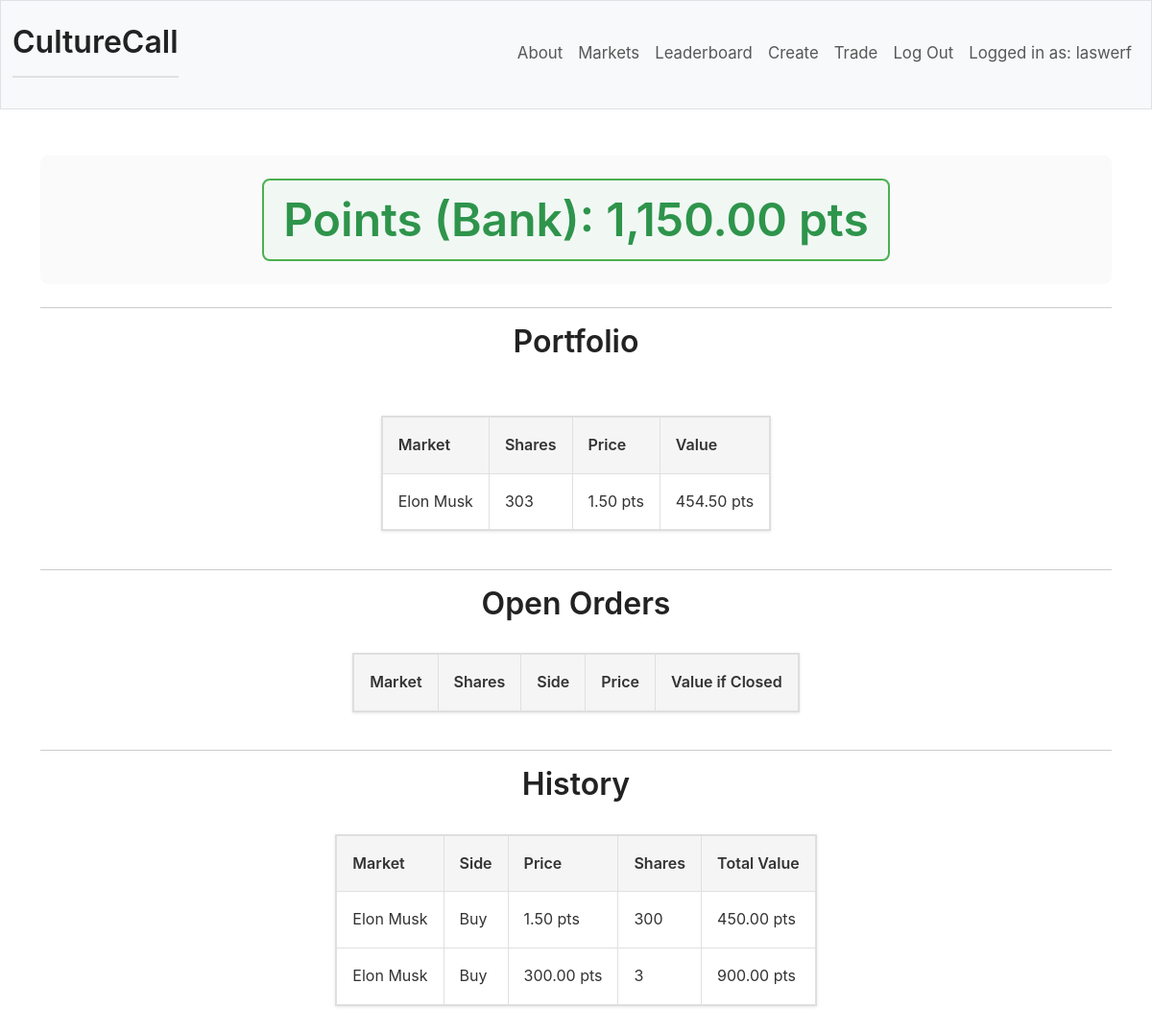
Before: / (signed in) with the older database file.
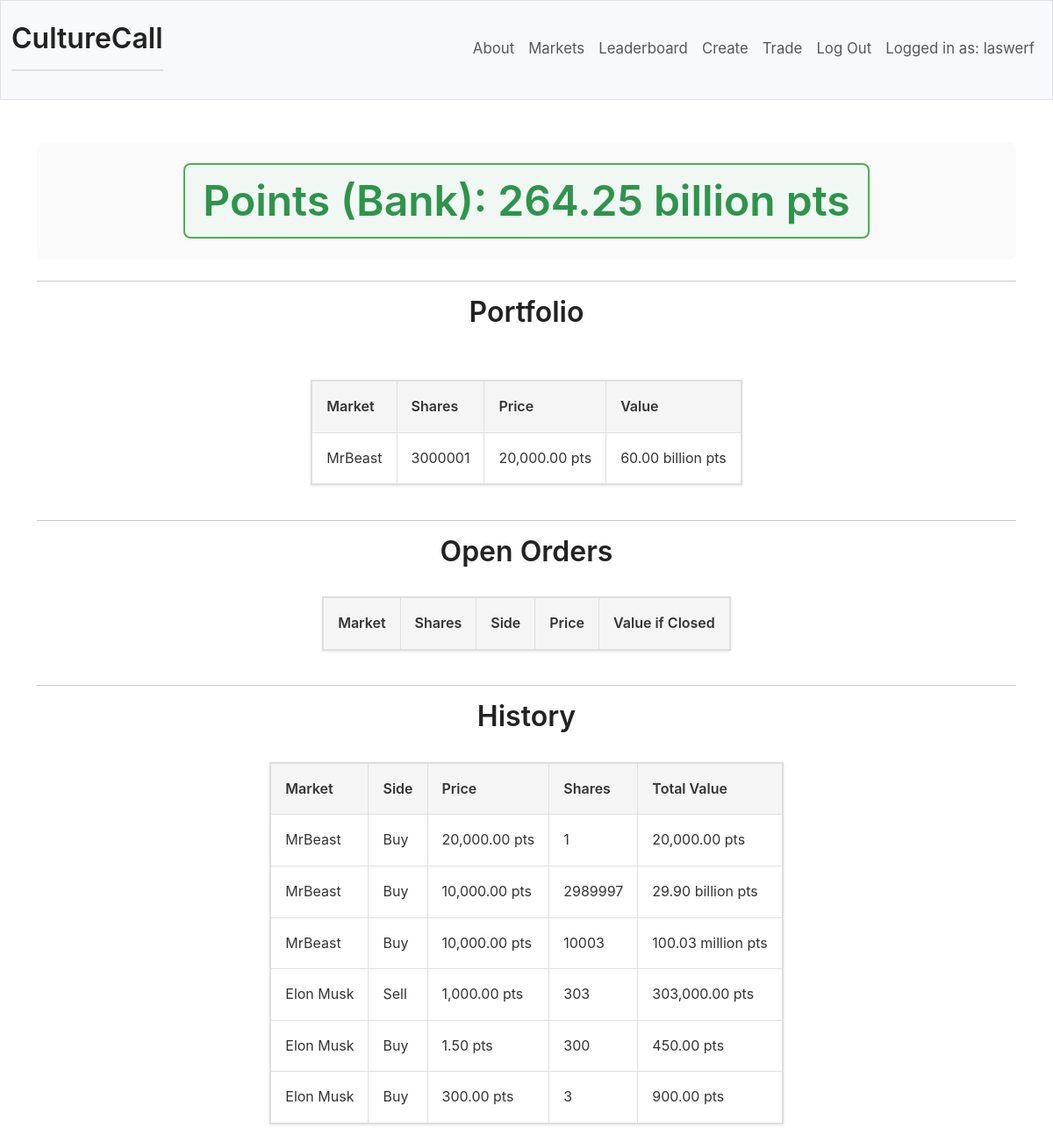
After: the same page with the newer database file.
### tables this page shows
CREATE TABLE users (
    id INTEGER PRIMARY KEY AUTOINCREMENT NOT NULL,
    username TEXT UNIQUE NOT NULL,
    hash TEXT NOT NULL,
    points NUMERIC NOT NULL DEFAULT 10000.00
);

CREATE TABLE portfolio (
    userId INTEGER NOT NULL,
    marketId INTEGER NOT NULL,
    sharesCount INTEGER NOT NULL DEFAULT 0,
    PRIMARY KEY (userId, marketId),
    FOREIGN KEY (userId) REFERENCES users(id),
    FOREIGN KEY (marketId) REFERENCES markets(id)
);

CREATE TABLE markets (    id INTEGER PRIMARY KEY AUTOINCREMENT NOT NULL,     title TEXT NOT NULL, ipo NUMERIC, ipo_shares_left INTEGER);

CREATE TABLE history (    id INTEGER PRIMARY KEY AUTOINCREMENT NOT NULL,    sellerId INTEGER,    marketId INTEGER,    buyerId INTEGER,    sharesCount INTEGER NOT NULL,    executePrice NUMERIC NOT NULL,    executeTime TEXT NOT NULL DEFAULT (datetime('now')),    FOREIGN KEY(marketId) REFERENCES markets(id),    FOREIGN KEY(sellerId) REFERENCES users(id),    FOREIGN KEY(buyerId) REFERENCES users(id));

### app.py (the view)
@app.route("/")
@login_required
def index():
    if not app.jinja_env.globals.get("username"):
        app.jinja_env.globals["username"] = db.execute("SELECT * FROM users WHERE id = ?", session["user_id"])[0]["username"]
    balance = db.execute("SELECT points FROM users WHERE id = ?", session["user_id"])[0]["points"]
    portfolio = db.execute("SELECT * FROM portfolio WHERE userId = ?", session["user_id"])
    open = db.execute("SELECT * FROM liveOrders WHERE initiatorId = ?", session["user_id"])
    history = db.execute("SELECT * FROM history WHERE sellerId = ? OR buyerId = ? ORDER BY executeTime DESC", session["user_id"], session["user_id"])
    print(history)
    for transaction in history:
        if transaction["sellerId"] == session["user_id"]:
            transaction["side"] = "Sell"
        else:
            transaction["side"] = "Buy"
        mkt = db.execute("SELECT * FROM markets WHERE id = ?", transaction["marketId"])
        if len(mkt) > 0:
            transaction["market"] = mkt[0]["title"]
        else:
            transaction["market"] = "Not found"
    return render_template("index.html", points=pts(balance), portfolio=portfolio, open=open, price=getMarketPrice, pts=pts, mktName=getMarketName, history=history)

### app.py (called while the page is built)
@app.after_request
def after_request(response):
    response.headers["Cache-Control"] = "no-cache, no-store, must-revalidate"
    response.headers["Expires"] = 0
    response.headers["Pragma"] = "no-cache"
    return response

def getMarketPrice(mktId):
    check = db.execute("SELECT * FROM markets WHERE id = ?", mktId)
    if not check or not check[0]:
        return None
    check = check[0]
    ipo = check["ipo"]
    left = check["ipo_shares_left"]
    check = db.execute("SELECT * FROM history WHERE marketId = ? ORDER BY executeTime DESC LIMIT 1", mktId)
    if check and check[0]:
        check = check[0]["executePrice"]
        if left > 0 and ipo > check:
            return ipo
        return check
    elif left > 0:
        return ipo
    else:
        print("No price!")
        return None

def getMarketName(mktId):
    check = db.execute("SELECT * FROM markets WHERE id = ?", mktId)
    if not check or not check[0]:
        raise Exception("Market not found.")
    check = check[0]
    return check["title"]

### helpers.py (called while the page is built)
def login_required(f):
    @wraps(f)
    def decorated_function(*args, **kwargs):
        if session.get("user_id") is None:
            return redirect("/login")
        return f(*args, **kwargs)
    return decorated_function

def pts(value):
    value = float(value)
    if abs(value) >= 1_000_000_000_000:
        return f"{value / 1_000_000_000_000:.2f} trillion pts"
    elif abs(value) >= 1_000_000_000:
        return f"{value / 1_000_000_000:.2f} billion pts"
    elif abs(value) >= 1_000_000:
        return f"{value / 1_000_000:.2f} million pts"
    else:
        return f"{value:,.2f} pts"

### templates/index.html (shortened to what this page needs)
{% extends "layout.html" %}
{% block main %}
    <div id="pointsdiv">
        <h2 id="points">Points (Bank): {{ points }}</h2>
    </div>
    <hr>
    <h2>Portfolio</h2>
    <br>
    <table>
        <tr>
            <th>Market</th>
            <th>Shares</th>
            <th>Price</th>
            <th>Value</th>
        </tr>
    {% for position in portfolio %}
        <tr>
            <td>{{ mktName(position["marketId"]) }}</td>
            <td>{{ position["sharesCount"] }}</td>
            <td>{{ pts(price(position["marketId"])) }}</td>
            <td>{{ pts(price(position["marketId"]) * position["sharesCount"]) }}</td>
        </tr>
    {% endfor %}
    </table>
    <hr>
    <h2>Open Orders</h2>
    <table>
        <tr>
            <th>Market</th>
            <th>Shares</th>
            <th>Side</th>
            <th>Price</th>
            <th>Value if Closed</th>
        </tr>
    </table>
    <hr>
    <h2>History</h2>
    <table>
        <tr>
            <th>Market</th>
            <th>Side</th>
            <th>Price</th>
            <th>Shares</th>
            <th>Total Value</th>
        </tr>
    {% for transaction in history %}
        <tr>
            <td>{{ transaction["market"] }}</td>
            <td>{{ transaction["side"] }}</td>
            <td>{{ pts(transaction["executePrice"]) }}</td>
            <td>{{ transaction["sharesCount"] }}</td>
            <td>{{ pts(transaction["executePrice"] * transaction["sharesCount"]) }}</td>
        </tr>
    {% endfor %}
    </table>
{% endblock %}

### templates/layout.html (shortened to what this page needs)
<!DOCTYPE html>
<html lang="en">
    <head>
        <link href="https://cdn.jsdelivr.net/npm/bootstrap@5.3.8/dist/css/bootstrap.min.css" rel="stylesheet">
        <link href="/static/styles.css" rel="stylesheet">
    </head>
    <body>
        <nav class="bg-light border navbar navbar-expand-md navbar-light">
            <div class="container-fluid">
                <a href="/"><h1>CultureCall</h1></a>
                <div class="collapse navbar-collapse" id="navbar">
                    {% if session["user_id"] %}
                        <ul class="navbar-nav ms-auto mt-2">
                            <li class="nav-item"><a class="nav-link" href="/about">About</a></li>
                            <li class="nav-item"><a class="nav-link" href="/markets">Markets</a></li>
                            <li class="nav-item"><a class="nav-link" href="/leaderboard">Leaderboard</a></li>
                            <li class="nav-item"><a class="nav-link" href="/create">Create</a></li>
                            <li class="nav-item"><a class="nav-link" href="/trade">Trade</a></li>
                            <li class="nav-item"><a class="nav-link" href="/logout">Log Out</a></li>
                            <li class="nav-item"><a class="nav-link" href="/">Logged in as: {{ username }}</a></li>
                        </ul>
                    {% else %}
                        <ul class="navbar-nav ms-auto mt-2">
                            <li class="nav-item"><a class="nav-link" href="/signup">Sign Up</a></li>
                            <li class="nav-item"><a class="nav-link" href="/login">Log In</a></li>
                            <li class="nav-item"><a class="nav-link" href="/about">About</a></li>
                        </ul>
                    {% endif %}
                </div>
            </div>
        </nav>
        <main class="container py-5 text-center">
            {% block main %}{% endblock %}
        </main>
    </body>
</html>

### static/styles.css (style rules this page uses)
* { box-sizing: border-box; }
body { font-family: -apple-system, BlinkMacSystemFont, 'Segoe UI', Roboto, 'Helvetica Neue', Arial, sans-serif; line-height: 1.6; color: #333; }
h1, h2, h3, h4 { margin: 1rem 0; font-weight: 600; color: #222; }
h1 { font-size: 2rem; margin-bottom: 1.5rem; border-bottom: 2px solid #e0e0e0; padding-bottom: 1rem; }
table { border-collapse: collapse; border: 1px solid #ddd; display: inline-block; margin: 1rem auto; background: white; box-shadow: 0 1px 3px rgba(0,0,0,0.1); }
td, th { border: 1px solid #e0e0e0; padding: 16px; font-size: 1rem; text-align: left; }
th { background-color: #f5f5f5; font-weight: 600; }
#points { font-size: 3rem; border: 2px solid #4CAF50; padding: 12px 20px; display: inline-block; margin: 0; border-radius: 8px; background-color: #f1f8f4; color: #2e944b; font-weight: 600; }
#pointsdiv { height: auto; width: 100%; padding: 1.5rem 2rem; text-align: center; overflow: auto; background-color: #fafafa; border-radius: 8px; margin-bottom: 1.5rem; }
a { text-decoration: none; color: #537fbe; padding: 0; display: inline; margin: 0; border: none; }
ol, ul { margin: 1.5rem 0; padding-left: 2rem; }
li { text-align: left; margin-bottom: 0.75rem; font-size: 1.05rem; }

Changed rows visible on the page:
removed portfolio: marketId.title "Elon Musk", sharesCount "303", marketId.executePrice "1.50 pts", pts(price(position['marketId'])*position['sharesCount']) "454.50 pts"
added portfolio: marketId.title "MrBeast", sharesCount "3000001", marketId.executePrice "20,000.00 pts", pts(price(position['marketId'])*position['sharesCount']) "60.00 billion pts"
added history: executePrice "20,000.00 pts", executePrice+sharesCount "20,000.00 pts"
added history: executePrice "10,000.00 pts", executePrice+sharesCount "29.90 billion pts"
added history: executePrice "10,000.00 pts", executePrice+sharesCount "100.03 million pts"
added history: executePrice "1,000.00 pts", executePrice+sharesCount "303,000.00 pts"
Other visible differences:
{{ points }}: "1,150.00 pts" → "264.25 billion pts"
